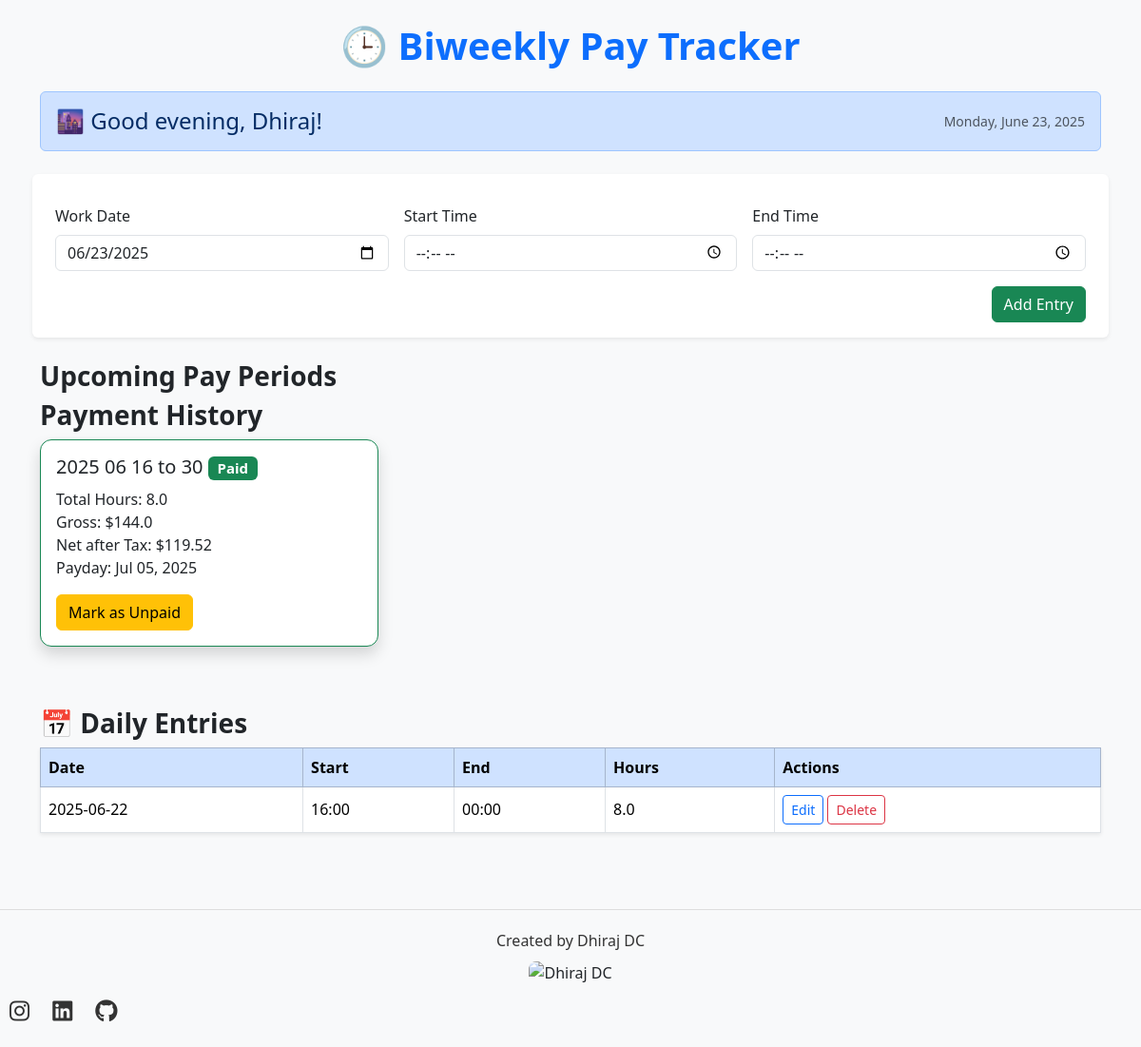
The page / on the database its author committed.
### app.py (models this page shows)
class PayPeriodStatus(db.Model):
    id = db.Column(db.Integer, primary_key=True)
    label = db.Column(db.String, unique=True)
    is_paid = db.Column(db.Boolean, default=False)
    paid_on = db.Column(db.Date)
    actual_received = db.Column(db.Float)  # NEW FIELD

### app.py (the view, shortened to what this page needs)
@app.route('/', methods=['GET', 'POST'])
def index():
    greeting = get_time_based_greeting("Dhiraj")
    entries = WorkEntry.query.order_by(WorkEntry.work_date.desc()).all()
    summary = {}
    day_details = []
    for entry in entries:
        label, payday = get_pay_period(entry.work_date)
        start_dt = datetime.combine(entry.work_date, entry.start_time)
        end_dt = datetime.combine(entry.work_date, entry.end_time)
        if end_dt <= start_dt:
            end_dt += timedelta(days=1)
        hours = (end_dt - start_dt).total_seconds() / 3600
        day_details.append({
            'id': entry.id,
            'date': entry.work_date.strftime('%Y-%m-%d'),
            'start': entry.start_time.strftime('%H:%M'),
            'end': entry.end_time.strftime('%H:%M'),
            'hours': round(hours, 2)
        })
        if label not in summary:
            summary[label] = {'total_hours': 0.0, 'payday': payday}
        summary[label]['total_hours'] += hours
    unpaid_periods = []
    paid_periods = []
    for label, data in summary.items():
        gross = round(data['total_hours'] * HOURLY_RATE, 2)
        net = round(gross * (1 - TAX_RATE), 2)
        data['gross'] = gross
        data['net'] = net
        status = PayPeriodStatus.query.filter_by(label=label).first()
        if status and status.is_paid:
            paid_periods.append({
                'label': label,
                'total_hours': round(data['total_hours'], 2),
                'gross': data['gross'],
                'net': data['net'],
                'payday': data['payday'],
                'paid_on': status.paid_on.strftime('%Y-%m-%d')
            })
    return render_template('index.html', greeting=greeting, unpaid_periods=unpaid_periods, paid_periods=paid_periods, day_details=day_details, today=date.today())

### app.py (called while the page is built)
def get_time_based_greeting(name):
    toronto_time = datetime.now(ZoneInfo("America/Toronto"))
    current_hour = toronto_time.hour
    if 5 <= current_hour < 12:
        return f"🌞 Good morning, {name}!"
    elif 12 <= current_hour < 17:
        return f"☀️ Good afternoon, {name}!"
    elif 17 <= current_hour < 21:
        return f"🌆 Good evening, {name}!"
    else:
        return f"🌙 Good night, {name}!"

def get_pay_period(d):
    if 1 <= d.day <= 15:
        label = f"{d.year} {d.month:02d} 01 to 15"
        pay_day = date(d.year, d.month, 20)
    else:
        last_day = monthrange(d.year, d.month)[1]
        label = f"{d.year} {d.month:02d} 16 to {last_day}"
        pay_day = date(d.year + 1, 1, 5) if d.month == 12 else date(d.year, d.month + 1, 5)
    return label, pay_day

### templates/index.html (shortened to what this page needs)
<!DOCTYPE html>
<html lang="en">
<head>
  <link href="https://cdn.jsdelivr.net/npm/bootstrap@5.3.3/dist/css/bootstrap.min.css" rel="stylesheet">
  <link rel="stylesheet" href="https://cdnjs.cloudflare.com/ajax/libs/font-awesome/6.5.0/css/all.min.css"/>
  <link rel="stylesheet" href="{{ url_for('static', filename='style.css') }}">
</head>
<body class="bg-light">
  <div class="container py-4">
    <h1 class="text-center mb-4 text-primary">🕒 Biweekly Pay Tracker</h1>
    <div class="row mb-4">
        <div class="col-12">
            <div class="alert alert-primary d-flex justify-content-between align-items-center">
                <h4 class="mb-0">{{ greeting }}</h4>
                <small class="text-muted">{{ today.strftime('%A, %B %d, %Y') }}</small>
            </div>
        </div>
    </div>
    <form method="POST" class="row g-3 mb-4 bg-white p-3 rounded shadow-sm">
      <div class="col-md-4">
        <label for="date" class="form-label">Work Date</label>
        <input type="date" name="date" value="{{ today }}" class="form-control" required>
      </div>
      <div class="col-md-4">
        <label for="start" class="form-label">Start Time</label>
        <input type="time" name="start" class="form-control" required>
      </div>
      <div class="col-md-4">
        <label for="end" class="form-label">End Time</label>
        <input type="time" name="end" class="form-control" required>
      </div>
      <div class="col-12 text-end">
        <button type="submit" class="btn btn-success">Add Entry</button>
      </div>
    </form>
    <h3>Upcoming Pay Periods</h3>
    <h3>Payment History</h3>
    <div class="row">
      {% for period in paid_periods %}
      <div class="col-md-4">
        <div class="card mb-3 shadow border-success">
          <div class="card-body">
            <h5>{{ period.label }} <span class="badge bg-success">Paid</span></h5>
            <p>Total Hours: {{ period.total_hours }}<br>
              Gross: ${{ period.gross }}<br>
              Net after Tax: ${{ period.net }}<br>
              Payday: {{ period.payday.strftime('%b %d, %Y') }}</p>
            <form method="POST" action="{{ url_for('mark_unpaid', period_label=period.label) }}">
              <button class="btn btn-warning">Mark as Unpaid</button>
            </form>
          </div>
        </div>
      </div>
      {% endfor %}
    </div>
    <h3 class="mt-5">📅 Daily Entries</h3>
    <table class="table table-bordered table-hover bg-white shadow-sm">
      <thead class="table-primary">
        <tr>
          <th>Date</th>
          <th>Start</th>
          <th>End</th>
          <th>Hours</th>
          <th>Actions</th>
        </tr>
      </thead>
      <tbody>
        {% for d in day_details %}
        <tr>
          <td>{{ d.date }}</td>
          <td>{{ d.start }}</td>
          <td>{{ d.end }}</td>
          <td>{{ d.hours }}</td>
          <td>
            <a href="{{ url_for('edit_entry', entry_id=d.id) }}" class="btn btn-sm btn-outline-primary">Edit</a>
            <form action="{{ url_for('delete_entry', entry_id=d.id) }}" method="POST" style="display:inline;">
              <button type="submit" class="btn btn-sm btn-outline-danger">Delete</button>
            </form>
          </td>
        </tr>
        {% endfor %}
      </tbody>
    </table>
  </div>
  <footer class="footer">
    <div class="container text-center">
      <p>Created by Dhiraj DC</p>
      <img src="{{ url_for('static', filename='images/IMG_4362.jpg') }}" alt="Dhiraj DC" class="footer-img">
    </div>
    <div class="social-icons">
      <a href="https://www.instagram.com/dhirajdc200" target="_blank"><i class="fab fa-instagram"></i></a>
      <a href="https://www.linkedin.com/in/dhirajdc200" target="_blank"><i class="fab fa-linkedin"></i></a>
      <a href="https://github.com/dhirajdc200" target="_blank"><i class="fab fa-github"></i></a>
    </div>
  </footer>
</body>
</html>

### static/style.css (style rules this page uses)
body { font-family: 'Segoe UI', sans-serif; }
h1, h2, h3 { font-weight: 600; }
.card { border-radius: 12px; box-shadow: 0px 4px 10px rgba(0, 0, 0, 0.1); transition: transform 0.3s ease; }
button { transition: all 0.3s ease-in-out; }
.table th, .table td { vertical-align: middle; }
.footer { background-color: #f8f9fa; padding: 20px 0; border-top: 1px solid #ddd; margin-top: 40px; }
.footer p { margin: 0; font-size: 16px; color: #333; }
.footer-img { margin-top: 10px; max-width: 100px; height: auto; border-radius: 8px; }
html, body { height: 100%; margin: 0; display: flex; flex-direction: column; }
.social-icons { margin-top: 10px; }
.social-icons a { color: #333; margin: 0 10px; font-size: 24px; transition: transform 0.3s ease, color 0.3s ease; text-decoration: none; }

### rows shown on the page
PayPeriodStatus: label "2025 06 16 to 30", total_hours "8.0", gross "144.0", net "119.52", payday "Jul 05, 2025"

### other values the page prints
{{ greeting }} "🌆 Good evening, Dhiraj!"
{{ d.date }} "2025-06-22"
{{ d.start }} "16:00"
{{ d.end }} "00:00"
{{ d.hours }} "8.0"
